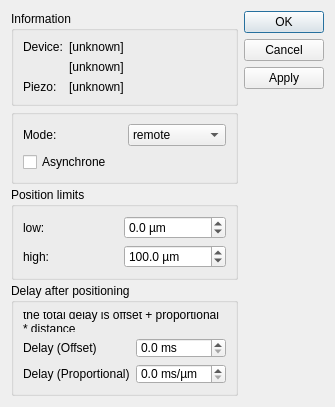
<?xml version="1.0" encoding="UTF-8"?>
<ui version="4.0">
 <class>DialogPIHexapodCtrl</class>
 <widget class="QDialog" name="DialogPIHexapodCtrl">
  <property name="geometry">
   <rect>
    <x>0</x>
    <y>0</y>
    <width>320</width>
    <height>381</height>
   </rect>
  </property>
  <property name="windowTitle">
   <string>PI Piezo</string>
  </property>
  <layout class="QHBoxLayout" name="horizontalLayout_2">
   <property name="sizeConstraint">
    <enum>QLayout::SetDefaultConstraint</enum>
   </property>
   <item>
    <layout class="QVBoxLayout" name="verticalLayout_2">
     <property name="spacing">
      <number>3</number>
     </property>
     <item>
      <widget class="QGroupBox" name="group1">
       <property name="title">
        <string>Information</string>
       </property>
       <layout class="QGridLayout" name="gridLayout_2">
        <item row="0" column="0">
         <widget class="QLabel" name="label">
          <property name="text">
           <string>Device:</string>
          </property>
         </widget>
        </item>
        <item row="0" column="1">
         <widget class="QLabel" name="lblDevice1">
          <property name="sizePolicy">
           <sizepolicy hsizetype="MinimumExpanding" vsizetype="Preferred">
            <horstretch>0</horstretch>
            <verstretch>0</verstretch>
           </sizepolicy>
          </property>
          <property name="text">
           <string>[unknown]</string>
          </property>
         </widget>
        </item>
        <item row="1" column="1">
         <widget class="QLabel" name="lblDevice2">
          <property name="sizePolicy">
           <sizepolicy hsizetype="MinimumExpanding" vsizetype="Preferred">
            <horstretch>0</horstretch>
            <verstretch>0</verstretch>
           </sizepolicy>
          </property>
          <property name="text">
           <string>[unknown]</string>
          </property>
          <property name="wordWrap">
           <bool>true</bool>
          </property>
         </widget>
        </item>
        <item row="2" column="0">
         <widget class="QLabel" name="label_6">
          <property name="text">
           <string>Piezo:</string>
          </property>
         </widget>
        </item>
        <item row="2" column="1">
         <widget class="QLabel" name="lblPiezo">
          <property name="sizePolicy">
           <sizepolicy hsizetype="MinimumExpanding" vsizetype="Preferred">
            <horstretch>0</horstretch>
            <verstretch>0</verstretch>
           </sizepolicy>
          </property>
          <property name="text">
           <string>[unknown]</string>
          </property>
          <property name="wordWrap">
           <bool>true</bool>
          </property>
         </widget>
        </item>
       </layout>
      </widget>
     </item>
     <item>
      <widget class="QGroupBox" name="group2">
       <property name="title">
        <string/>
       </property>
       <layout class="QVBoxLayout" name="verticalLayout">
        <item>
         <layout class="QHBoxLayout" name="horizontalLayout">
          <item>
           <widget class="QLabel" name="lblMode">
            <property name="text">
             <string>Mode:</string>
            </property>
           </widget>
          </item>
          <item>
           <widget class="QComboBox" name="comboMode">
            <property name="maxVisibleItems">
             <number>5</number>
            </property>
            <property name="maxCount">
             <number>5</number>
            </property>
            <item>
             <property name="text">
              <string>remote</string>
             </property>
            </item>
            <item>
             <property name="text">
              <string>local</string>
             </property>
            </item>
           </widget>
          </item>
         </layout>
        </item>
        <item>
         <widget class="QCheckBox" name="checkAsync">
          <property name="text">
           <string>Asynchrone</string>
          </property>
         </widget>
        </item>
       </layout>
      </widget>
     </item>
     <item>
      <widget class="QGroupBox" name="group4">
       <property name="title">
        <string>Position limits</string>
       </property>
       <layout class="QGridLayout" name="gridLayout_3">
        <item row="0" column="0">
         <widget class="QLabel" name="label_7">
          <property name="text">
           <string>low:</string>
          </property>
         </widget>
        </item>
        <item row="0" column="1">
         <widget class="QDoubleSpinBox" name="dblSpinPosLimitLow">
          <property name="suffix">
           <string> µm</string>
          </property>
          <property name="decimals">
           <number>1</number>
          </property>
          <property name="minimum">
           <double>-1000000000.000000000000000</double>
          </property>
          <property name="maximum">
           <double>1000000000.000000000000000</double>
          </property>
         </widget>
        </item>
        <item row="1" column="0">
         <widget class="QLabel" name="label_8">
          <property name="text">
           <string>high:</string>
          </property>
         </widget>
        </item>
        <item row="1" column="1">
         <widget class="QDoubleSpinBox" name="dblSpinPosLimitHigh">
          <property name="suffix">
           <string> µm</string>
          </property>
          <property name="decimals">
           <number>1</number>
          </property>
          <property name="minimum">
           <double>-1000000000.000000000000000</double>
          </property>
          <property name="maximum">
           <double>1000000000.000000000000000</double>
          </property>
          <property name="value">
           <double>100.000000000000000</double>
          </property>
         </widget>
        </item>
       </layout>
      </widget>
     </item>
     <item>
      <widget class="QGroupBox" name="group3">
       <property name="minimumSize">
        <size>
         <width>0</width>
         <height>0</height>
        </size>
       </property>
       <property name="title">
        <string>Delay after positioning</string>
       </property>
       <layout class="QGridLayout" name="gridLayout">
        <item row="0" column="0" colspan="2">
         <widget class="QLabel" name="label_5">
          <property name="text">
           <string>the total delay is offset + proportional * distance</string>
          </property>
          <property name="wordWrap">
           <bool>true</bool>
          </property>
         </widget>
        </item>
        <item row="1" column="0">
         <widget class="QLabel" name="label_3">
          <property name="text">
           <string>Delay (Offset)</string>
          </property>
         </widget>
        </item>
        <item row="1" column="1">
         <widget class="QDoubleSpinBox" name="spinDelayOffset">
          <property name="suffix">
           <string> ms</string>
          </property>
          <property name="decimals">
           <number>1</number>
          </property>
          <property name="minimum">
           <double>0.000000000000000</double>
          </property>
          <property name="maximum">
           <double>99.000000000000000</double>
          </property>
         </widget>
        </item>
        <item row="2" column="0">
         <widget class="QLabel" name="label_4">
          <property name="text">
           <string>Delay (Proportional)</string>
          </property>
         </widget>
        </item>
        <item row="2" column="1">
         <widget class="QDoubleSpinBox" name="spinDelayProp">
          <property name="suffix">
           <string> ms/µm</string>
          </property>
          <property name="decimals">
           <number>1</number>
          </property>
          <property name="minimum">
           <double>0.000000000000000</double>
          </property>
          <property name="maximum">
           <double>99.000000000000000</double>
          </property>
         </widget>
        </item>
       </layout>
      </widget>
     </item>
     <item>
      <spacer name="verticalSpacer_2">
       <property name="orientation">
        <enum>Qt::Vertical</enum>
       </property>
       <property name="sizeHint" stdset="0">
        <size>
         <width>20</width>
         <height>40</height>
        </size>
       </property>
      </spacer>
     </item>
    </layout>
   </item>
   <item>
    <widget class="QDialogButtonBox" name="buttonBox">
     <property name="locale">
      <locale language="German" country="Germany"/>
     </property>
     <property name="orientation">
      <enum>Qt::Vertical</enum>
     </property>
     <property name="standardButtons">
      <set>QDialogButtonBox::Apply|QDialogButtonBox::Cancel|QDialogButtonBox::Ok</set>
     </property>
    </widget>
   </item>
  </layout>
 </widget>
 <resources/>
 <connections/>
</ui>
